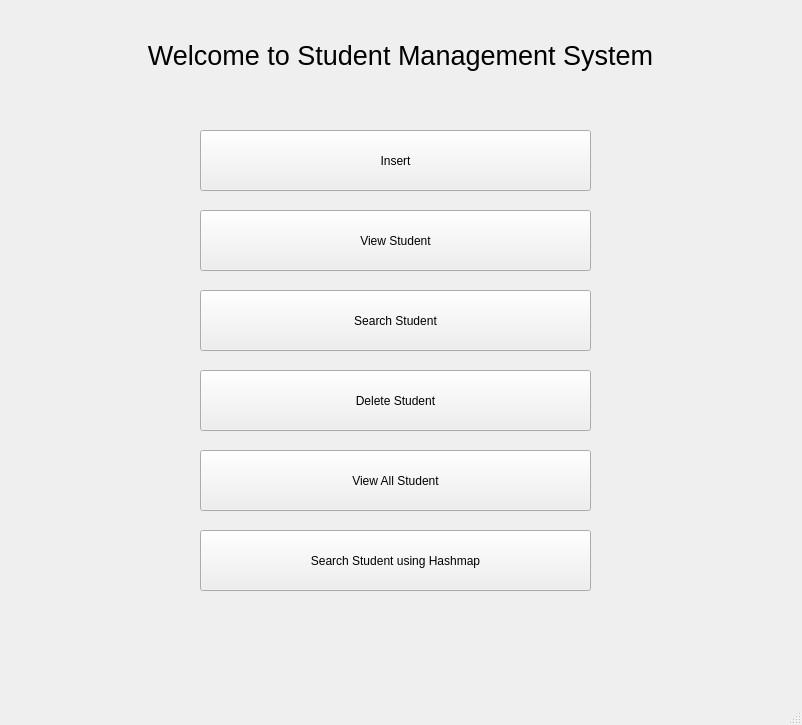
<?xml version="1.0" encoding="UTF-8"?>
<ui version="4.0">
 <class>MainWindow</class>
 <widget class="QMainWindow" name="MainWindow">
  <property name="geometry">
   <rect>
    <x>0</x>
    <y>0</y>
    <width>802</width>
    <height>725</height>
   </rect>
  </property>
  <property name="windowTitle">
   <string>MainWindow</string>
  </property>
  <widget class="QWidget" name="centralwidget">
   <widget class="QLabel" name="label">
    <property name="geometry">
     <rect>
      <x>10</x>
      <y>30</y>
      <width>781</width>
      <height>51</height>
     </rect>
    </property>
    <property name="font">
     <font>
      <pointsize>20</pointsize>
     </font>
    </property>
    <property name="text">
     <string>Welcome to Student Management System</string>
    </property>
    <property name="alignment">
     <set>Qt::AlignCenter</set>
    </property>
   </widget>
   <widget class="QPushButton" name="insert">
    <property name="geometry">
     <rect>
      <x>200</x>
      <y>130</y>
      <width>391</width>
      <height>61</height>
     </rect>
    </property>
    <property name="text">
     <string>Insert</string>
    </property>
   </widget>
   <widget class="QPushButton" name="insert_2">
    <property name="geometry">
     <rect>
      <x>200</x>
      <y>290</y>
      <width>391</width>
      <height>61</height>
     </rect>
    </property>
    <property name="text">
     <string>Search Student</string>
    </property>
   </widget>
   <widget class="QPushButton" name="insert_3">
    <property name="geometry">
     <rect>
      <x>200</x>
      <y>370</y>
      <width>391</width>
      <height>61</height>
     </rect>
    </property>
    <property name="text">
     <string>Delete Student</string>
    </property>
   </widget>
   <widget class="QPushButton" name="insert_4">
    <property name="geometry">
     <rect>
      <x>200</x>
      <y>450</y>
      <width>391</width>
      <height>61</height>
     </rect>
    </property>
    <property name="text">
     <string>View All Student</string>
    </property>
   </widget>
   <widget class="QPushButton" name="insert_5">
    <property name="geometry">
     <rect>
      <x>200</x>
      <y>210</y>
      <width>391</width>
      <height>61</height>
     </rect>
    </property>
    <property name="text">
     <string>View Student</string>
    </property>
   </widget>
   <widget class="QPushButton" name="insert_6">
    <property name="geometry">
     <rect>
      <x>200</x>
      <y>530</y>
      <width>391</width>
      <height>61</height>
     </rect>
    </property>
    <property name="text">
     <string>Search Student using Hashmap</string>
    </property>
   </widget>
  </widget>
  <widget class="QMenuBar" name="menubar">
   <property name="geometry">
    <rect>
     <x>0</x>
     <y>0</y>
     <width>802</width>
     <height>24</height>
    </rect>
   </property>
  </widget>
  <widget class="QStatusBar" name="statusbar"/>
 </widget>
 <resources/>
 <connections/>
</ui>
